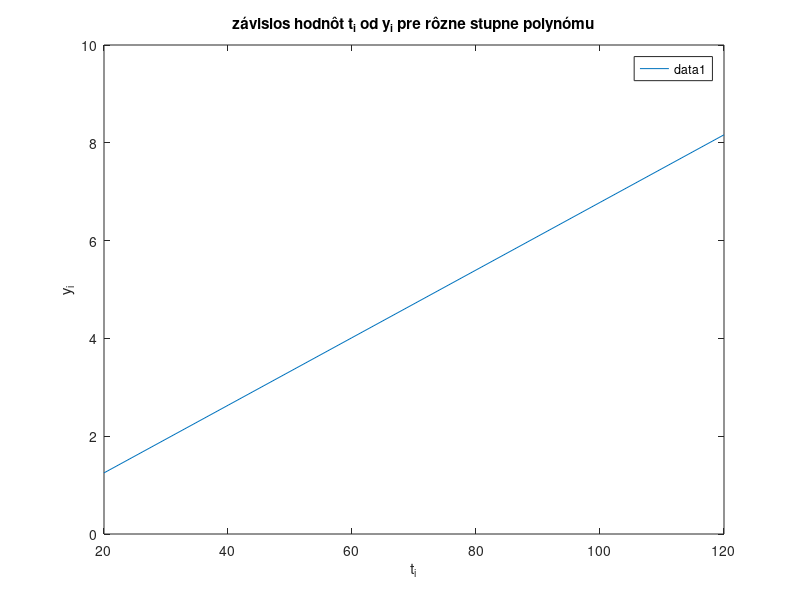

Write the MATLAB code that produced this figure.
A=[20 40 60 80 100 120]
B=[1.71	2.6	3.24	5.46	6.81	8.42]
n=columns(A)
for i=1 % i èíslo stupòa polynómu
  V=ones(i+1);
  for l=1:i+1 %nastaví sa v riadku
    for j=1:i+1 %prejde všetky ståpce v riadku
      V(j,l)=sum(A.^(j+l-2)); %l suradnica riadka, j suradnica ståpca
    end
  end
  V(1,1)=n;
  Y=ones(i+1,1);
  for k=1:i+1
    Y(k)=sum(B.*A.^(k-1));  
  end
  c=V\Y;
  c=flip(c) %koeficienty
  G=polyval(c,A); 
  D(i)=sum((B-G).^2)
  plot(A,G)
  title("závislos hodnôt t_i od y_i pre rôzne stupne polynómu")
  xlabel("t_i")
  ylabel("y_i")
  legend()
  hold on
  p=polyfit(A,B,i) %koeficienty
end
hold off
%figure
%plot(1:6,D)
%title("závislos súètu najmenších štvorcov od stupòa polynómu")
%xlabel("stupeò polynómu")
%ylabel("D")

